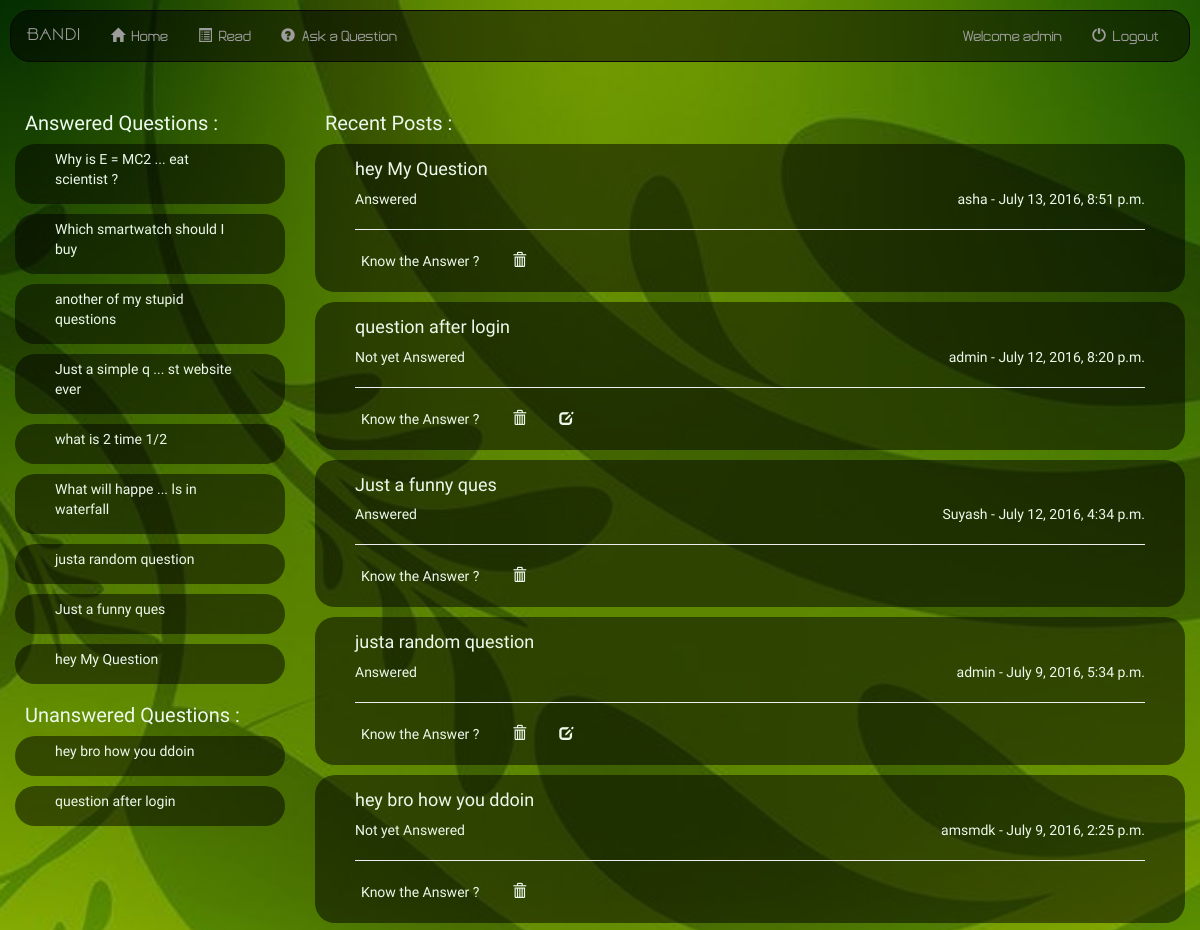
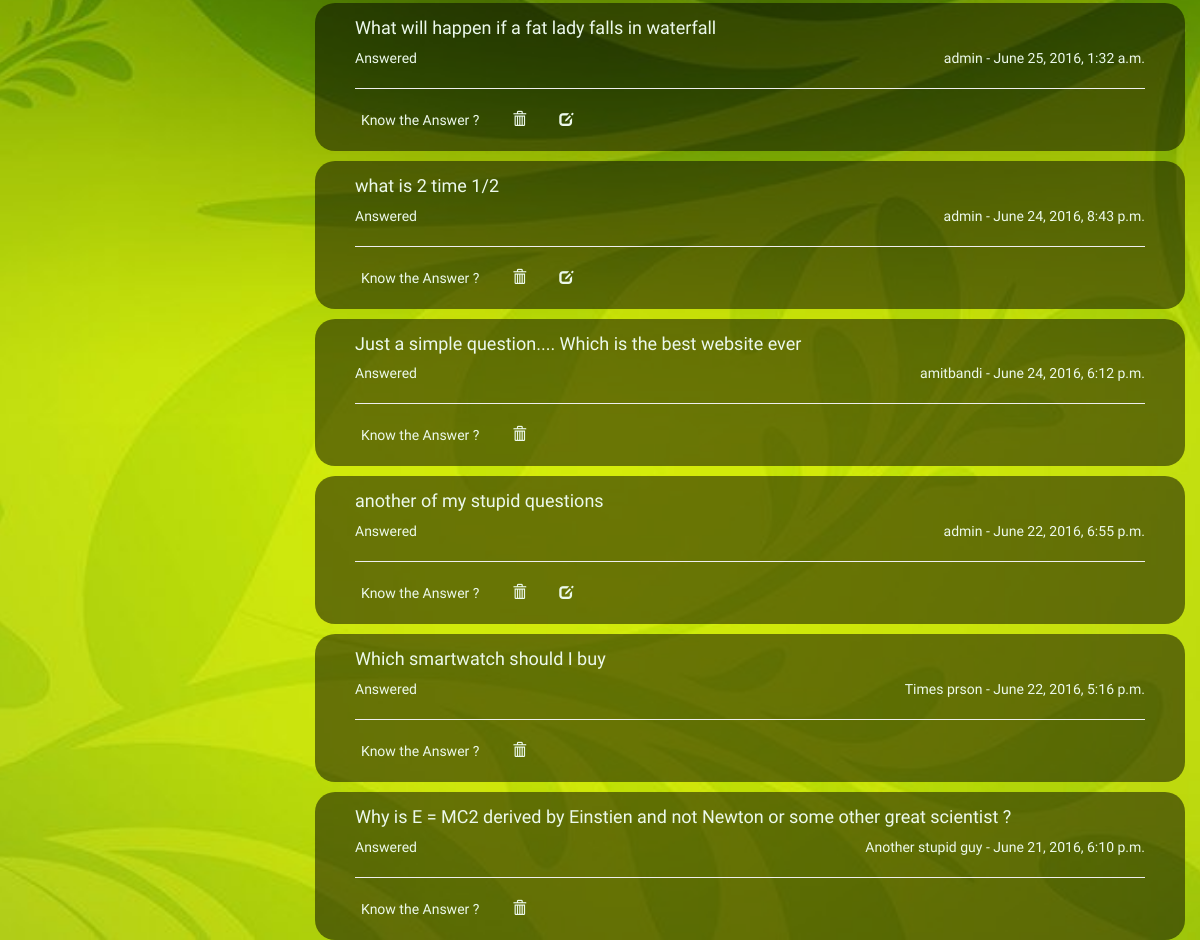
The page /forum/ (signed in) on the database its author committed (2 pictures, top to bottom).
### forum/models.py (models this page shows, shortened)
class Question(models.Model):
    ques = models.CharField(max_length=10000)
    ques_author = models.CharField(max_length=30)
    ques_date = models.DateTimeField(default=datetime.now(), blank=True)
    def __str__(self):
        if len(self.ques)>30:
            return self.ques[:15] + ' ... ' + self.ques[-15:]
        else:
            return self.ques

### forum/views.py (the view, shortened to what this page needs)
class IndexView(generic.ListView):
    template_name = 'forum/index.html'
    context_object_name = 'all_ques'
    def get_queryset(self):
        return Question.objects.all()

### forum/templates/forum/index.html (shortened to what this page needs)
 {% extends 'forum/base.html' %}
{% block body %}
{% block small %}
 <div class="col-md-3" id="Qs">
    <h3 id="heads"> &nbsp;&nbsp;Answered Questions : </h3>
        {% if all_ques %}
            {% for questions in all_ques %}
                {% if questions.answer_set.all %}
                    <a href="{% url 'forum:detail' questions.id %}">
                        <div class="classWithPad leftwala">
                            <p>{{ questions }}</p>
                        </div>
                    </a>
                {% endif %}
            {% endfor %}
        {% else %}
        <div class="classWithPad">
            <h3>No Questions Yet</h3>
        </div>
        {% endif %}
     <h3 id="heads"> &nbsp;&nbsp;Unanswered Questions : </h3>
        {% if all_ques %}
            {% for questions in all_ques %}
                {% if questions.answer_set.all %}
                {% else %}
                    <a href="{% url 'forum:detail' questions.id %}">
                        <div class="classWithPad leftwala">
                            <p>{{ questions }}</p>
                        </div>
                    </a>
                {% endif %}
            {% endfor %}
        {% else %}
        <div class="classWithPad">
            <h3>No Questions Yet</h3>
        </div>
        {% endif %}
</div>
{% endblock %}
<div class="col-md-9" >
    <h3 id="heads">&nbsp;&nbsp;{% block heading %}Recent Posts{% endblock %} : </h3>
    {% if all_ques %}
        {% for questions in all_ques reversed %}
            <a href="{% url 'forum:detail' questions.id %}">
                <div class="classWithPad rightwala" id="issele">
                    {% block tag %}<h4>{% endblock %}{{ questions.ques }}{% block tagend %}</h4>{% endblock %}
                    {% block author %}
                    <span style="float:right"> {{ questions.ques_author }} - {{ questions.ques_date }}</span>
                    {% endblock %}
                    {% if questions.answer_set.all %}
                            {% block ans %}<p>Answered</p>{% endblock %}
                    {% else %}
                            <p>Not yet Answered</p>
                    {% endif %}
                    <hr>
                    <form action="{% url 'forum:answer-add' questions.id %}" method="post" style="display:inline;">
                        <button type="submit">
                            <span>Know the Answer ?</span>
                        </button>
                    </form>
                    {% if questions.ques_author == request.user.username or request.user.is_staff == True%}
                        <form action="{% url 'forum:question-delete' questions.id %}" method="post" style="display:inline;">
                            <button type="submit">
                                <span class="glyphicon glyphicon-trash"></span>
                            </button>
                        </form>
                    {% endif %}
                    {% if questions.ques_author == request.user.username %}
                        <form action="{% url 'forum:question-update' questions.id %}" style="display:inline;">
                            <button type="submit">
                                <span class="glyphicon glyphicon-edit"> </span>
                            </button>
                        </form>
                    {% endif %}
                </div>
            </a>
        {% endfor %}
    {% else %}
        <div class="classWithPad">
                <h3>No Questions Yet</h3>
        </div>
    {% endif %}
</div>
{% endblock %}

### forum/templates/forum/base.html (shortened to what this page needs)
<html lang="en">
<head>
    <link rel="stylesheet" href="http://maxcdn.bootstrapcdn.com/bootstrap/3.3.6/css/bootstrap.min.css">
    {% load staticfiles %}
    <link rel="stylesheet" type="text/css" href="{% static 'forum/style.css' %}"/>
</head>
<body>
<nav class="navbar navbar-inverse">
  <div class="container-fluid">
    <div class="navbar-header">
      <a class="navbar-brand" href="{% url 'forum:index' %}">Bandi</a>
    </div>
    <div class="collapse navbar-collapse" id="topNavBar">
        <ul class="nav navbar-nav">
            <li class="">
              <a href="{% url 'forum:index' %}">
                <span class="glyphicon glyphicon-home" aria-hidden="true"></span>&nbsp; Home
              </a>
            </li>
            <li class="">
              <a href="{% url 'forum:read' %}">
                <span class="glyphicon glyphicon-list-alt" aria-hidden="true"></span>&nbsp; Read
              </a>
            </li>
            <li class="">
              <a href="{%  url 'forum:question-add' %}">
                <span class="glyphicon glyphicon-question-sign" aria-hidden="true"></span>&nbsp; Ask a Question
              </a>
            </li>
        </ul>
        <ul class="nav navbar-nav navbar-right">
            {% if user.is_authenticated %}
                <li class="">
                    <a href="{% url 'forum:profile' %}">
                        Welcome {{ request.user.username }}
                    </a>
                </li>
                <li class="">
                    <a href="{% url 'forum:logout' %}">
                        <span class="glyphicon glyphicon-off" aria-hidden="true"></span>&nbsp; Logout
                    </a>
                </li>
            {% endif %}
        </ul>
    </div>
  </div>
</nav>
{% block checker %}
{% if user.is_authenticated %}
{% block body %}
{% endblock %}
{% else %}
    <div id="msg">
        <p>Please <a id="baseLoginLink" href="{% url 'forum:login' %}">Login</a> Before continuing</p>
    </div>
{% endif %}
{% endblock %}
</body>
</html>

### forum/static/forum/style.css (style rules this page uses)
body { background: white url("images/back.jpg") no-repeat center center fixed;; background-size: cover; font-family: Source Sans Pro; animation-name:apear; animation-duration: .2s; }
.navbar { margin:10px; border-radius: 20px; margin-bottom: 30px; background-color: rgba(0, 0, 0, 0.5); font-family: myfont1; }
.navbar-brand { font-family: 'myfont' , cursive; }
.classWithPad { border-radius: 20px; padding: 5px; margin-top: 10px; padding-left: 40px; padding-right: 40px; padding-bottom: 20px; transition-duration: .3s; transition-property: background-color; color: #ecf9ec; background-color: rgba(0, 0, 0, 0.5); }
.leftwala { padding-bottom: 5px; padding-top: 5px; }
a { text-decoration: none; color: #9d9d9d; transition-duration: .3s; }
#heads { font-size: 20px; color: #ecf9ec; }
button { border:0px solid rgba(0,0,0,0); background:rgba(0,0,0,0); }
.glyphicon { transform: rotate(0deg); }

### rows shown on the page
Question: ques "Why is E = MC2 ... eat scientist ?", ques "Why is E = MC2 derived by Einstien and not Newton or some other great scientist ?", ques_author "Another stupid guy", ques_date "June 21, 2016, 6:10 p.m.", shows "Answered"
Question: ques "Which smartwatch should I buy", ques_author "Times prson", ques_date "June 22, 2016, 5:16 p.m.", shows "Answered"
Question: ques "another of my stupid questions", ques_author "admin", ques_date "June 22, 2016, 6:55 p.m.", shows "Answered"
Question: ques "Just a simple q ... st website ever", ques "Just a simple question.... Which is the best website ever", ques_author "amitbandi", ques_date "June 24, 2016, 6:12 p.m.", shows "Answered"
Question: ques "what is 2 time 1/2", ques_author "admin", ques_date "June 24, 2016, 8:43 p.m.", shows "Answered"
Question: ques "What will happe ... ls in waterfall", ques "What will happen if a fat lady falls in waterfall", ques_author "admin", ques_date "June 25, 2016, 1:32 a.m.", shows "Answered"
Question: ques "justa random question", ques_author "admin", ques_date "July 9, 2016, 5:34 p.m.", shows "Answered"
Question: ques "Just a funny ques", ques_author "Suyash", ques_date "July 12, 2016, 4:34 p.m.", shows "Answered"
Question: ques "hey My Question", ques_author "asha", ques_date "July 13, 2016, 8:51 p.m.", shows "Answered"
Question: ques "hey bro how you ddoin", ques_author "amsmdk", ques_date "July 9, 2016, 2:25 p.m.", shows "Not yet Answered"
Question: ques "question after login", ques_author "admin", ques_date "July 12, 2016, 8:20 p.m.", shows "Not yet Answered"

### other values the page prints
{{ request.user.username }} "admin"
